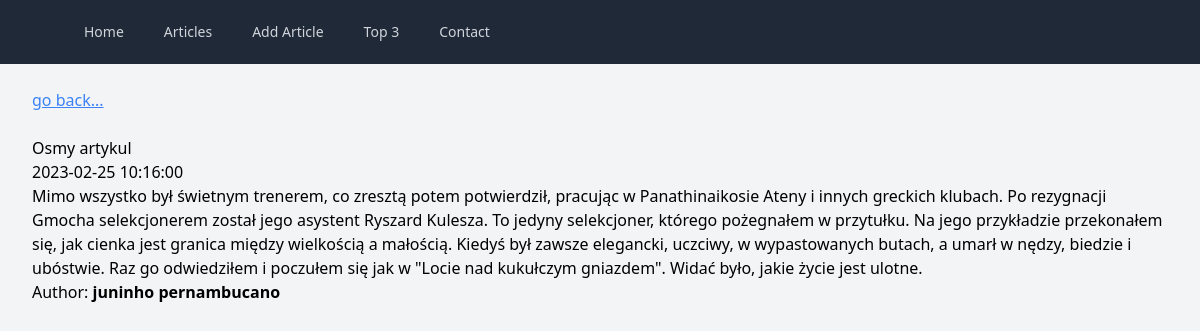
The app's page /article?id=8 with its own data.
### tables this page shows
CREATE TABLE `articles` (
  `id` int unsigned NOT NULL AUTO_INCREMENT,
  `title` varchar(200) NOT NULL,
  `body` text NOT NULL,
  `user_id` int unsigned DEFAULT NULL,
  `creation_date` datetime DEFAULT CURRENT_TIMESTAMP ON UPDATE CURRENT_TIMESTAMP,
  PRIMARY KEY (`id`),
  KEY `author_id` (`user_id`),
  CONSTRAINT `articles_ibfk_1` FOREIGN KEY (`user_id`) REFERENCES `authors` (`id`) ON DELETE CASCADE
);

CREATE TABLE `authors` (
  `id` int unsigned NOT NULL AUTO_INCREMENT,
  `name` varchar(255) NOT NULL,
  `email` varchar(255) NOT NULL,
  PRIMARY KEY (`id`)
);

### src/Core/functions.php (called while the page is built, shortened)
<?php
function base_path($path)
{
    return BASE_PATH . $path;
}
function view($path, $data)
{
    extract($data);
    require base_path('views/' . $path);
}
function output($text)
{
    return htmlspecialchars($text);
}

### src/controllers/ArticlesController.php (called while the page is built, shortened)
<?php
class ArticlesController {
    public function show()
    {
        $article = Article::get($_GET['id']);
        view("articles/show.view.php", [
            'heading' => 'All Articles',
            'article' => $article,
            'errors' => []
        ]);
    }
}

### src/Core/Routing/Router.php (called while the page is built, shortened)
<?php
class Router
{
    protected $routes = [
        'GET' => [],
        'POST' => [],
        'PATCH' => [],
        'DELETE' => []
    ];
    public function get($uri, $controller)
    {
        $this->routes['GET'][$uri] = $controller;
    }
    public function post($uri, $controller)
    {
        $this->routes['POST'][$uri] = $controller;
    }
    public function patch($uri, $controller)
    {
        $this->routes['PATCH'][$uri] = $controller;
    }
    public function delete($uri, $controller)
    {
        $this->routes['DELETE'][$uri] = $controller;
    }
    public function direct($uri, $requestType)
    {
        if (array_key_exists($uri, $this->routes[$requestType])) {
            return $this->callAction(
                ...explode('@', $this->routes[$requestType][$uri])
            );
        }
    }
    protected function callAction($controller, $action)
    {
        $controller = new $controller;
        return $controller->$action();
    }
}

### public/index.php (called while the page is built, shortened)
<?php
Router::load( base_path('routes/routes.php'))->direct(Request::uri(), Request::method());

### src/Core/App.php (called while the page is built, shortened)
<?php
class App
{
    protected static $registry = [];
    public static function bind($key, $value)
    {
        static::$registry[$key] = $value;
    }
    public static function get($key)
    {
        return static::$registry[$key];
    }
}

### src/model/Article.php (called while the page is built, shortened)
<?php
class Article {
    public static function get($id, $json = false)
    {
        $db = App::get('database');
        return $db->query('select a.id, a.title, a.body, a.creation_date, a.user_id, authors.name from articles a LEFT join authors on authors.id = a.user_id
         where a.id = :id', [
            'id' => $id])->findOrFail($json);
    }
}

### src/Core/Database/Query.php (called while the page is built, shortened)
<?php
class Query
{
    protected $pdo;
    protected $stmt;
    public function __construct(\PDO $pdo) {
        $this->pdo = $pdo;
    }
    public function query($query, $params = [])
    {
        $this->stmt = $this->pdo->prepare($query);
        $this->stmt->execute($params);
        return $this;
    }
    public function find()
    {
        return $this->stmt->fetch();
    }
    public function findOrFail($json = false)
    {
        $result = $this->find();
        return $result;
    }
}

### src/views/articles/show.view.php (the view, shortened to what this page needs)
<?php require base_path('views/includes/header.php'); ?>
<?php require base_path('views/includes/nav.php'); ?>
<main>
<div class="mx-auto max-w-7xl py-6 sm:px-6 lg:px-8">
        <p class="mb-6">
            <a href="/articles" class="text-blue-500 underline">go back...</a>
        </p>
        <article>
            <h2><?= output($article['title']); ?></h2>
            <span class="font-l">
                <?=output($article['creation_date']);?>
            </span>
            <p><?=output($article['body']);?></p>
            <p>Author: <b><?= output($article['name']);?></b></p>
        </article>
    </div>
</main>
<?php require base_path('views/includes/footer.php') ?>

### records on screen
articles: title "Osmy artykul", creation_date "2023-02-25 10:16:00", body "Mimo wszystko był świetnym trenerem, co zresztą potem potwierdził, pracując w Panathinaikosie Ateny i innych greckich klubach. Po rezygnacji Gmocha selekcjonerem został jego asystent Ryszard Kulesza. To jedyny selekcjoner, którego pożegnałem w przytułku. Na jego przykładzie przekonałem się, jak cienka jest granica między wielkością a małością. Kiedyś był zawsze elegancki, uczciwy, w wypastowanych butach, a umarł w nędzy, biedzie i ubóstwie. Raz go odwiedziłem i poczułem się jak w \"Locie nad kukułczym gniazdem\". Widać było, jakie życie jest ulotne.", user.name "juninho pernambucano"
